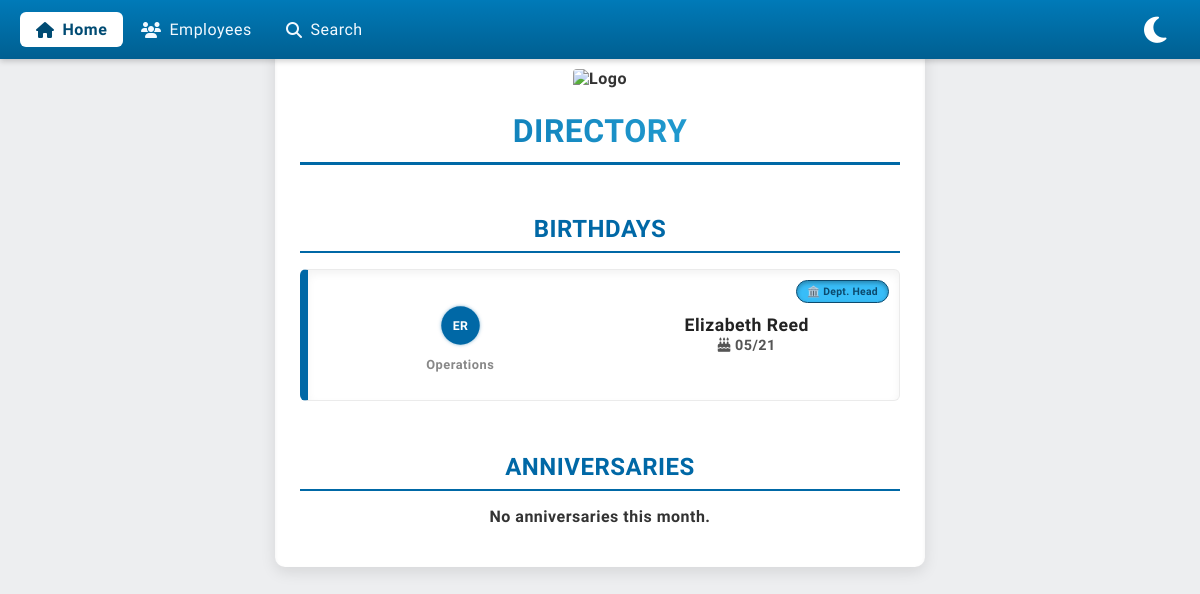
The page / on the database its author committed.
### employees/models.py (models this page shows, shortened)
class Employees(models.Model):
	firstname = models.CharField(max_length=255)
	lastname = models.CharField(max_length=255)
	phone = models.CharField(max_length=255)
	department = models.CharField(max_length=255)
	title = models.CharField(max_length=255)
	slug = models.SlugField(blank=True)
	email = models.CharField(max_length=255, blank=True)
	head = models.BooleanField(blank=True, null=True)
	spv = models.BooleanField(blank=True, null=True)
	doh = models.DateField(blank=True, null=True)
	bday = models.DateField(blank=True, null=True)

### employees/views.py (the view)
# urls.py: path('', landing_page, name='landing'),
def landing_page(request):
    today = date.today()
    this_month = today.month
    birthdays = Employees.objects.filter(bday__month=this_month).order_by('bday__day')
    anniversaries = Employees.objects.filter(doh__month=this_month).order_by('doh__day')
    context = {
        'birthdays': birthdays,
        'anniversaries': anniversaries,
        'today': today,
    }
    return render(request, 'landing.html', context)

### employees/templates/landing.html (shortened to what this page needs)
{% extends "master.html" %} {% load static %} {% block content %}
<div class="mycard">
    <div style="text-align: center; margin-bottom: 20px">
        <img
            src="https://www.plannedpixel.com/img/filler_logo.jpg"
            alt="Logo"
            style="width: 250px; max-height: 80px; object-fit: contain"
        />
    </div>
    <h1>Directory</h1>
    <div
        style="
            display: flex;
            flex-direction: row;
            gap: 2rem;
            justify-content: center;
            flex-wrap: wrap;
        "
    >
        <div style="flex: 1; min-width: 300px; max-width: 600px">
            <h2>Birthdays</h2>
            {% for emp in birthdays %}
            <div
                class="employee-card"
                onclick="window.location.href='{% url 'details' emp.slug %}'"
            >
                <div
                    class="watermarks absolute top-2 right-2 flex flex-col items-end space-y-1 z-10"
                >
                    {% if emp.head %}
                    <span class="watermark dept-head">🏛️ Dept. Head</span>
                    {% endif %}
                </div>
                <a href="{% url 'details' emp.slug %}">
                    <div
                        class="card-columns"
                        style="
                            display: flex;
                            align-items: center;
                            justify-content: space-between;
                            gap: 1rem;">
                        <div
                            class="card-left"
                            style="
                                display: flex;
                                flex-direction: column;
                                align-items: center;">
                            <div
                                class="avatar"
                                style="transform: scale(0.7); font-size: 1.1rem">
                                {{ emp.firstname|slice:":1" }}{{ emp.lastname|slice:":1" }}
                            </div>
                            <sub style="margin-top: 4px"
                                >{{ emp.department }}</sub
                            >
                        </div>
                        <div class="card-right" style="text-align: center">
                            <strong
                                >{{ emp.firstname }} {{ emp.lastname }}</strong
                            ><br />
                            <small
                                ><i
                                    class="fa fa-birthday-cake"
                                    aria-hidden="true"
                                ></i>
                                {{ emp.bday|date:"m/d" }}</small
                            >
                        </div>
                    </div>
                </a>
            </div>
            {% empty %}
            <p style="text-align: center">No birthdays this month.</p>
            {% endfor %}
        </div>
        <div style="flex: 1; min-width: 300px; max-width: 600px">
            <h2>Anniversaries</h2>
            {% for emp in anniversaries %}
            <div
                class="employee-card"
                onclick="window.location.href='{% url 'details' emp.slug %}'"
            >
                <div
                    class="watermarks absolute top-2 right-2 flex flex-col items-end space-y-1 z-10"
                >
                    {% if emp.head %}
                    <span class="watermark dept-head">🏛️ Dept. Head</span>
                    {% endif %} {% if emp.bday.month == today.month and emp.bday.day == today.day %}
                    <span class="watermark birthday">🎂 Birthday</span>
                    {% endif %} {% if emp.doh.month == today.month and emp.doh.day == today.day %}
                    <span class="watermark anniversary">🎉 Anniversary</span>
                    {% endif %}
                </div>
                <a href="{% url 'details' emp.slug %}">
                    <div
                        class="card-columns"
                        style="
                            display: flex;
                            align-items: center;
                            justify-content: space-between;
                            gap: 1rem;
                        "
                    >
                        <div
                            class="card-left"
                            style="
                                display: flex;
                                flex-direction: column;
                                align-items: center;
                            "
                        >
                            <div
                                class="avatar"
                                style="transform: scale(0.7); font-size: 1.1rem"
                            >
                                {{ emp.firstname|slice:":1" }}{{ emp.lastname|slice:":1" }}
                            </div>
                            <sub style="margin-top: 4px"
                                >{{ emp.department }}</sub
                            >
                        </div>
                        <div class="card-right" style="text-align: center">
                            <strong
                                >{{ emp.firstname }} {{ emp.lastname }}</strong
                            ><br />
                            <small
                                ><i
                                    class="fa fa-briefcase"
                                    aria-hidden="true"
                                ></i>
                                {{ emp.doh|date:"m/d" }}</small
                            >
                        </div>
                    </div>
                </a>
            </div>
            {% empty %}
            <p style="text-align: center">No anniversaries this month.</p>
            {% endfor %}
        </div>
    </div>
</div>
{% endblock %}

### mystaticfiles/global.css (style rules this page uses)
html, body { height: 100%; max-width: 100%; }
body { margin: 0; font: 600 18px 'Source Sans Pro', sans-serif; letter-spacing: 0.5px; background-color: #edeef0; color: #333; transition: background-color 0.3s, color 0.3s; font-size: clamp(16px, 1.2vw, 18px); }
a { cursor: default; }
.mycard { background-color: #ffffff; margin: 40px auto; width: 90%; max-width: 50%; border-radius: 10px; box-shadow: inset 0 2px 4px rgba(0, 0, 0, 0.05), 0 5px 15px rgba(0, 0, 0, 0.1); padding: 25px; animation: fadeInSlide 0.5s ease-out; }
.mycard img, .dark .mycard img { background-color: white; border-radius: 8px; box-shadow: 0 0 8px rgba(255, 255, 255, 0.4); padding: 4px; }
.mycard h1 { text-align: center; color: #0068a6; margin: 20px 0 30px 0; font-size: 2rem; font-weight: 700; letter-spacing: 0.5px; text-transform: uppercase; background: linear-gradient(to right, #0068a6, #33b5e5); -webkit-background-clip: text; -webkit-text-fill-color: transparent; border-bottom: 3px solid #0068a6; padding-bottom: 0.75rem; }
.card-columns { display: flex; justify-content: space-between; align-items: flex-start; }
.card-left, .card-right { width: 48%; }
.card-right { text-align: right; }
.avatar { background-color: #0068a6; color: white; font-size: 1.5rem; font-weight: bold; width: 55px; height: 55px; display: flex; align-items: center; justify-content: center; border-radius: 50%; box-shadow: 0 0 5px rgba(0, 104, 166, 0.5); flex-shrink: 0; }
.employee-card { position: relative; background-color: #ffffff; border: 1px solid rgba(0, 0, 0, 0.08); border-left: 8px solid #0068a6; box-shadow: inset 0 4px 8px rgba(0, 0, 0, 0.05); padding: 15px 20px; border-radius: 6px; transition:box-shadow 0.6s ease; display: flex; flex-direction: column; justify-content: center; min-height: 100px; text-decoration: none; }
.employee-card a { text-decoration: none; color: #0068a6; }
.employee-card strong { font-size: 1.1em; color: #222; }
.employee-card small { font-size: 0.9em; color: #555; }
.employee-card sub { font-size: 0.8em; color: #888; }
.watermarks { position: absolute; top: 10px; right: 10px; display: flex; flex-direction: row; align-items: flex-end; gap: 0.5rem; z-index: 10; pointer-events: none; flex-wrap: wrap; }
.watermark { font-size: 0.65rem; font-weight: 600; padding: 4px 10px; border-radius: 999px; letter-spacing: 0.3px; white-space: nowrap; box-shadow: inset 0 2px 4px rgba(0, 0, 0, 0.3); pointer-events: none; }
.watermark.dept-head { background: #38bdf8; color: #0c4a6e; border: 1px solid #0c4a6e; }
h2 { text-align: center; font-size: 1.5rem; margin-bottom: 1rem; text-transform: uppercase; color: #0068a6; border-bottom: 2px solid #0068a6; padding-bottom: 0.5rem; }

### rows shown on the page
Employees: head "🏛️ Dept. Head", firstname "E", lastname "R", department "Operations", firstname "Elizabeth", lastname "Reed", bday "05/21"
